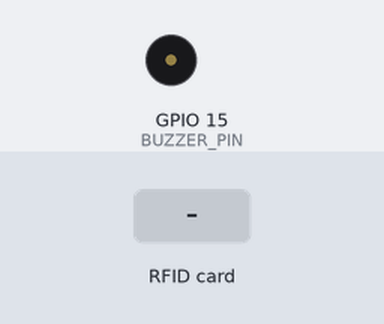
This sketch was run on a simulated ESP32. Parts: buzzer (waves = sounding). The inputs (shaded band) are chosen by the test bench. WiFi joins after 1.5 s; servers stay silent unless stated; uploads are accepted with an empty reply; what the sketch prints to the serial monitor is not drawn.

Above: at 3.7 s.
3.8 s: RFID card 24 F0 78 70 held to the reader
Timing chart, 0 to 6.8 s (numbered marks = the images above; inputs shaded):
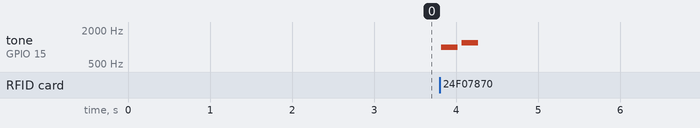

Measured:
- after the input at 3.8 s, tone on GPIO 15 (BUZZER_PIN): silent → 1000 Hz at once, → silent 0.20 s later, → 1200 Hz 0.05 s later, → silent 0.20 s later

The sketch:

RFID_WRITING_AND_ATTENDANCE_SYSTEM.ino
```cpp
#include <SPI.h>
#include <MFRC522.h>
#include <Arduino.h>
#include <WiFi.h>
#include <HTTPClient.h>
#include <WiFiClientSecure.h>

// ---------------------------
// PIN CONFIGURATION
// ---------------------------
#define SDA_PIN     10  // SS (SDA)
#define RST_PIN     9
#define BUZZER_PIN  15

#define SCK_PIN     12
#define MOSI_PIN    11
#define MISO_PIN    13

MFRC522 mfrc522(SDA_PIN, RST_PIN);
MFRC522::MIFARE_Key key;
MFRC522::StatusCode status;

// ---------------------------
// NETWORK + GOOGLE SCRIPT
// ---------------------------
const char* WIFI_SSID     = "bilalll";
const char* WIFI_PASSWORD = "24f07870";
const String sheet_url = "https://script.google.com/macros/s/AKfycby5EjBt6pC_tIiHP8EytfGDFyDHpkUG3aA94Yet0zP_eR2Hb2H4g-ZGxw_MQ34zpl2j/exec?name=";

// ---------------------------
// RFID CONFIGURATION
// ---------------------------
int blockNum = 2;
byte bufferLen = 18;
byte readBlockData[18];
String card_holder_name;

// ---------------------------
// SETUP
// ---------------------------
void setup() {
  Serial.begin(115200);
  delay(1000);
  Serial.println("Starting...");

  // WiFi connection
  WiFi.begin(WIFI_SSID, WIFI_PASSWORD);
  Serial.print("Connecting to WiFi");
  while (WiFi.status() != WL_CONNECTED) {
    delay(300);
    Serial.print(".");
  }
  Serial.println("\nWiFi connected.");
  Serial.print("IP address: ");
  Serial.println(WiFi.localIP());

  // Pins
  pinMode(BUZZER_PIN, OUTPUT);

  // SPI + RFID setup
  SPI.begin(SCK_PIN, MISO_PIN, MOSI_PIN, SDA_PIN); // SCK, MISO, MOSI, SS
  mfrc522.PCD_Init();
  Serial.println("RFID Reader initialized.");
  Serial.println("Scan a card...");
}

// ---------------------------
// MAIN LOOP
// ---------------------------
void loop() {
  if (!mfrc522.PICC_IsNewCardPresent()) return;
  if (!mfrc522.PICC_ReadCardSerial()) return;

  Serial.println("\nCard detected! Reading data...");

  ReadDataFromBlock(blockNum, readBlockData);

  Serial.print("Block ");
  Serial.print(blockNum);
  Serial.print(": ");
  for (int j = 0; j < 16; j++) {
    Serial.write(readBlockData[j]);
  }
  Serial.println();

  // Buzz to confirm
  tone(BUZZER_PIN, 1000, 200);
  delay(250);
  tone(BUZZER_PIN, 1200, 200);
  delay(250);

  // Prepare clean name from readBlockData
  String cleanedName = "";
  for (int i = 0; i < 16; i++) {
    if (readBlockData[i] == 0x00 || readBlockData[i] == '-') break;
    cleanedName += (char)readBlockData[i];
  }

  cleanedName.trim();  // Optional cleanup
  card_holder_name = sheet_url + cleanedName;

  Serial.print("Final URL: ");
  Serial.println(card_holder_name);

  // Send to Google Apps Script
  if (WiFi.status() == WL_CONNECTED) {
    WiFiClientSecure client;
    client.setInsecure(); // Accept all certificates

    HTTPClient https;
    if (https.begin(client, card_holder_name)) {
      int httpCode = https.GET();
      if (httpCode > 0) {
        Serial.printf("[HTTPS] GET... code: %d\n", httpCode);
      } else {
        Serial.print("[HTTPS] GET... Sucessfulll. Code: ");
        Serial.println(httpCode);
      }
      https.end();
    } else {
      Serial.println("[HTTPS] Unable to connect");
    }
  }

  // Halt card
  mfrc522.PICC_HaltA();
  mfrc522.PCD_StopCrypto1();
  delay(2000);  // Prevent duplicate reads
}

// ---------------------------
// BLOCK READING FUNCTION
// ---------------------------
void ReadDataFromBlock(int blockNum, byte readBlockData[]) {
  for (byte i = 0; i < 6; i++) {
    key.keyByte[i] = 0xFF;
  }

  status = mfrc522.PCD_Authenticate(MFRC522::PICC_CMD_MF_AUTH_KEY_A, blockNum, &key, &(mfrc522.uid));
  if (status != MFRC522::STATUS_OK) {
    Serial.print("Authentication failed: ");
    Serial.println(mfrc522.GetStatusCodeName(status));
    return;
  }

  status = mfrc522.MIFARE_Read(blockNum, readBlockData, &bufferLen);
  if (status != MFRC522::STATUS_OK) {
    Serial.print("Read failed: ");
    Serial.println(mfrc522.GetStatusCodeName(status));
  } else {
    Serial.println("Block read success.");
  }
}
```
